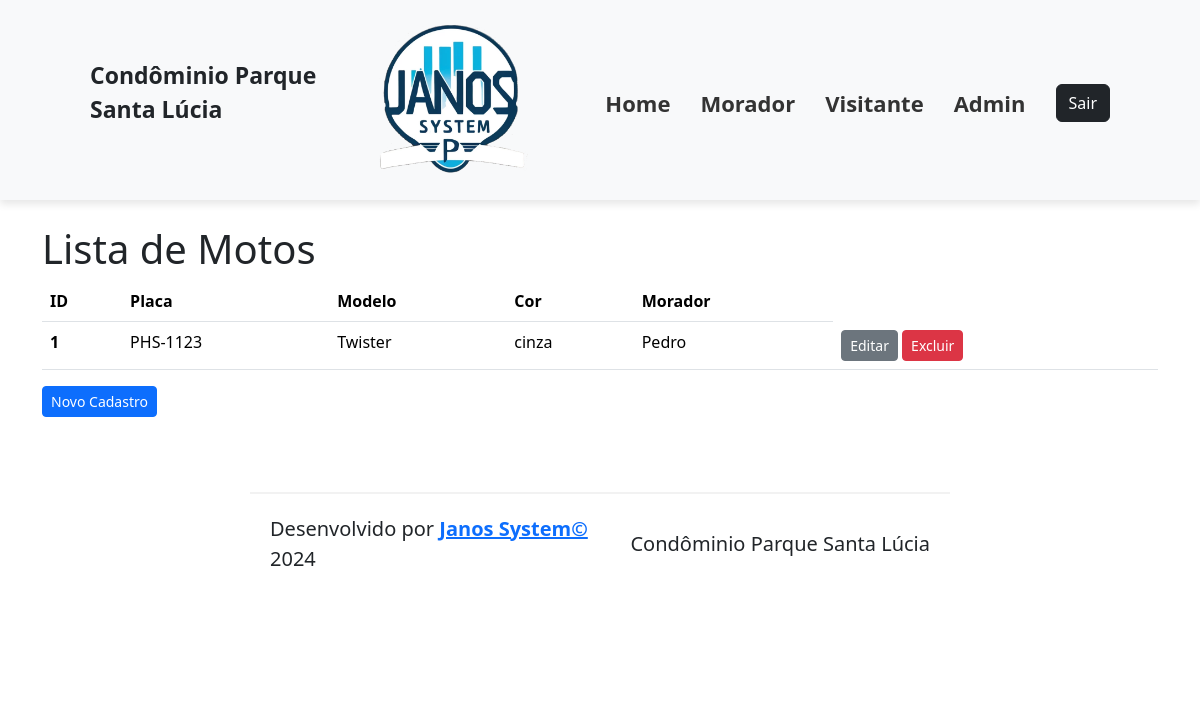
The app's page /motos-lista/ with its own data.
### cadastros/models.py (models this page shows, shortened)
class Moto(models.Model):
    morador = models.ForeignKey(Morador, on_delete=models.CASCADE)
    modelo = models.CharField(verbose_name="Modelo", max_length=10, null=False, blank=False)
    placa = models.CharField(verbose_name="Placa", max_length=8, null=False, blank=False)
    cor = models.CharField(verbose_name="Cor", max_length=10, null=False, blank=False)

class Morador(models.Model):
    apartamento = models.ForeignKey(Apartamento, on_delete=models.CASCADE)
    nome = models.CharField(verbose_name="Nome", max_length=50, null=False, blank=False)
    dt_nasto = models.DateField(verbose_name="Data de Nascimento", null=False, blank=False)
    doc_rg = models.CharField(verbose_name="RG", max_length=9, null=False, blank=False)
    doc_cpf = models.CharField(verbose_name="CPF", max_length=11, null=False, blank=False)
    def __str__(self):
        return f"{self.nome}"

### cadastros/views.py (the view)
# urls.py: path("motos-lista/", MotoListView.as_view(), name="motos_lista"),
class MotoListView(ListView):
    model = Moto

### cadastros/Templates/cadastros/moto_list.html (shortened to what this page needs)
{% extends 'base.html' %}
{% load static %}
{% block content %}
    <h1> Lista de Motos </h1>
    {% if moto_list %}
        <table class="table">
          <thead>
            <tr>
              <th scope="col">ID</th>
              <th scope="col">Placa</th>
              <th scope="col">Modelo</th>
              <th scope="col">Cor</th>
              <th scope="col">Morador</th>
            </tr>
          </thead>
          <tbody>
            {% for moto in moto_list %}
                <tr>
                    <th scope="row">{{ moto.pk }}</th>
                    <td>{{moto.placa}}</td>
                    <td>{{moto.modelo}}</td>
                    <td>{{moto.cor}}</td>
                    <td>{{moto.morador}}</td>
                    <td>
                        <a href="{% url 'motos_edicao' pk=moto.pk %}"
                           class="btn btn-secondary btn-sm ">Editar</a>
                        <a href="{% url 'motos_exclusao' pk=moto.pk %}" class="btn btn-danger btn-sm">Excluir</a>
                    </td>
                </tr>
            {% endfor %}
          </tbody>
        </table>
    {% else %}
        <p>Não há motos cadastrados</p>
    {% endif %}
    <a href="{% url 'motos_cadastro' %} " class="btn btn-primary btn-sm">Novo Cadastro</a>
{% endblock content %}

### records on screen
Moto: pk "1", placa "PHS-1123", modelo "Twister", cor "cinza", morador "Pedro"
